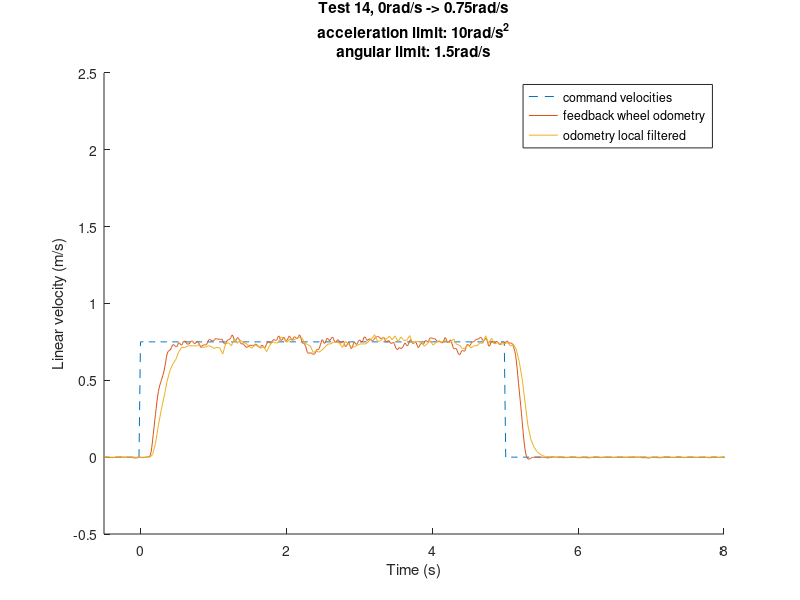

MATLAB code for this plot:
clear all;
close all;
%%%%%%%%%%%%%%%%%%% Read command velocities %%%%%%%%%%%%%%%%%%%%%%%%%%%%%%%
cmd_vel = csvread('_slash_segway_slash_cmd_vel.csv',1,0);
% Data format is: rosbagTimestamp,linear,x,y,z,angular,x,y,z
cmd_time = cmd_vel(:,1)/10^9;
cmd_lin = cmd_vel(:,3);
cmd_ang = cmd_vel(:,9)*1.5;%since my angular velocity limit is 1.5rad/s
start_col = find(cmd_ang,1);% Find the first non-zero point
start_time = cmd_time(start_col);
cmd_time = cmd_time - start_time;
figure
hold on
plot(cmd_time,cmd_ang,'--');
%%%%%%%%%%%%%%%%%%% Read feedback_wheel_odometry %%%%%%%%%%%%%%%%%%%%%%%%%%%%%%%
% fid = fopen('wheel_odometry.csv','r');
% dlmread() and csvread() are designed to only expect numeric values, 
% So we need to delete all the non-numerics values.(Finish this step in sublime or other editers)

% Original data format is:
% rosbagTimestamp,header,seq,stamp,secs,nsecs,frame_id,child_frame_id,pose,
% pose,position,x,y,z,orientation,x,y,z,w,covariance,twist,twist,linear,x,y,z,
% angular,x,y,z,covariance

% After deleting non numeric values, data format is:
% rosbagTimestamp,seq,secs,nsecs,(position)x,(position)y,(position)z,(orientation)x,(orientation)y,(orientation)z,(orientation)w,
% covariance(36numbers),(linear)x,(linear)y,(linear)z,(angular)x,(angular)y,(angular)z,covariance(36numbers)

feedback_wheel_odometry = csvread('feedback_wheel_odometry.csv');
feedback_wheel_time = feedback_wheel_odometry(:,3) + feedback_wheel_odometry(:,4)/10^9;
feedback_wheel_time = feedback_wheel_time - start_time;
feedback_wheel_lin = feedback_wheel_odometry(:,48);
feedback_wheel_ang = feedback_wheel_odometry(:,53);
plot(feedback_wheel_time,feedback_wheel_ang);

%%%%%%%%%%%%%%%%%%% Read odometry_local_filtered %%%%%%%%%%%%%%%%%%%%%%%%%%%%%%%
odometry_local = csvread('odometry_local_filtered.csv');
odometry_local_time = odometry_local(:,3) + odometry_local(:,4)/10^9;
odometry_local_time = odometry_local_time - start_time;
odometry_local_lin = odometry_local(:,48);
odometry_local_ang = odometry_local(:,53);
plot(odometry_local_time,odometry_local_ang);
legend('command velocities','feedback wheel odometry','odometry local filtered','Location','best')
axis([-0.5 8 -0.5 2.5])
xlabel('Time (s)')
ylabel('Linear velocity (m/s)')
title({'Test 14, 0rad/s -> 0.75rad/s','acceleration limit: 10rad/s^2','angular limit: 1.5rad/s'})
